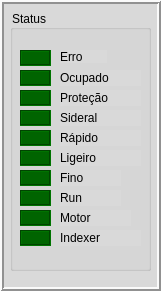
   <widget class="QFrame" name="frame_8">
    <property name="geometry">
     <rect>
      <x>570</x>
      <y>450</y>
      <width>161</width>
      <height>291</height>
     </rect>
    </property>
    <property name="styleSheet">
     <string notr="true">background-color: rgb(217, 217, 217);</string>
    </property>
    <property name="frameShape">
     <enum>QFrame::Box</enum>
    </property>
    <property name="frameShadow">
     <enum>QFrame::Raised</enum>
    </property>
    <property name="lineWidth">
     <number>2</number>
    </property>
    <widget class="QGroupBox" name="groupBox">
     <property name="geometry">
      <rect>
       <x>10</x>
       <y>10</y>
       <width>141</width>
       <height>261</height>
      </rect>
     </property>
     <property name="styleSheet">
      <string notr="true">background-color: rgb(217, 217, 217);</string>
     </property>
     <property name="title">
      <string>Status</string>
     </property>
     <property name="flat">
      <bool>true</bool>
     </property>
     <widget class="QLabel" name="label_31">
      <property name="geometry">
       <rect>
        <x>50</x>
        <y>140</y>
        <width>81</width>
        <height>16</height>
       </rect>
      </property>
      <property name="text">
       <string>Ligeiro</string>
      </property>
     </widget>
     <widget class="QLabel" name="stat3">
      <property name="geometry">
       <rect>
        <x>10</x>
        <y>40</y>
        <width>31</width>
        <height>16</height>
       </rect>
      </property>
      <property name="whatsThis">
       <string/>
      </property>
      <property name="autoFillBackground">
       <bool>false</bool>
      </property>
      <property name="styleSheet">
       <string notr="true">background-color: darkgreen</string>
      </property>
      <property name="frameShape">
       <enum>QFrame::Box</enum>
      </property>
      <property name="frameShadow">
       <enum>QFrame::Sunken</enum>
      </property>
      <property name="text">
       <string/>
      </property>
      <property name="alignment">
       <set>Qt::AlignCenter</set>
      </property>
     </widget>
     <widget class="QLabel" name="stat11">
      <property name="geometry">
       <rect>
        <x>10</x>
        <y>200</y>
        <width>31</width>
        <height>16</height>
       </rect>
      </property>
      <property name="whatsThis">
       <string/>
      </property>
      <property name="autoFillBackground">
       <bool>false</bool>
      </property>
      <property name="styleSheet">
       <string notr="true">background-color: darkgreen</string>
      </property>
      <property name="frameShape">
       <enum>QFrame::Box</enum>
      </property>
      <property name="frameShadow">
       <enum>QFrame::Sunken</enum>
      </property>
      <property name="text">
       <string/>
      </property>
      <property name="alignment">
       <set>Qt::AlignCenter</set>
      </property>
     </widget>
     <widget class="QLabel" name="stat5">
      <property name="geometry">
       <rect>
        <x>10</x>
        <y>80</y>
        <width>31</width>
        <height>16</height>
       </rect>
      </property>
      <property name="whatsThis">
       <string/>
      </property>
      <property name="autoFillBackground">
       <bool>false</bool>
      </property>
      <property name="styleSheet">
       <string notr="true">background-color: darkgreen</string>
      </property>
      <property name="frameShape">
       <enum>QFrame::Box</enum>
      </property>
      <property name="frameShadow">
       <enum>QFrame::Sunken</enum>
      </property>
      <property name="text">
       <string/>
      </property>
      <property name="alignment">
       <set>Qt::AlignCenter</set>
      </property>
     </widget>
     <widget class="QLabel" name="stat6">
      <property name="geometry">
       <rect>
        <x>10</x>
        <y>100</y>
        <width>31</width>
        <height>16</height>
       </rect>
      </property>
      <property name="whatsThis">
       <string/>
      </property>
      <property name="autoFillBackground">
       <bool>false</bool>
      </property>
      <property name="styleSheet">
       <string notr="true">background-color: darkgreen</string>
      </property>
      <property name="frameShape">
       <enum>QFrame::Box</enum>
      </property>
      <property name="frameShadow">
       <enum>QFrame::Sunken</enum>
      </property>
      <property name="text">
       <string/>
      </property>
      <property name="alignment">
       <set>Qt::AlignCenter</set>
      </property>
     </widget>
     <widget class="QLabel" name="label_32">
      <property name="geometry">
       <rect>
        <x>50</x>
        <y>160</y>
        <width>61</width>
        <height>16</height>
       </rect>
      </property>
      <property name="text">
       <string>Fino</string>
      </property>
     </widget>
     <widget class="QLabel" name="label_28">
      <property name="geometry">
       <rect>
        <x>50</x>
        <y>40</y>
        <width>47</width>
        <height>13</height>
       </rect>
      </property>
      <property name="text">
       <string>Erro</string>
      </property>
     </widget>
     <widget class="QLabel" name="stat7">
      <property name="geometry">
       <rect>
        <x>10</x>
        <y>120</y>
        <width>31</width>
        <height>16</height>
       </rect>
      </property>
      <property name="whatsThis">
       <string/>
      </property>
      <property name="autoFillBackground">
       <bool>false</bool>
      </property>
      <property name="styleSheet">
       <string notr="true">background-color: darkgreen</string>
      </property>
      <property name="frameShape">
       <enum>QFrame::Box</enum>
      </property>
      <property name="frameShadow">
       <enum>QFrame::Sunken</enum>
      </property>
      <property name="text">
       <string/>
      </property>
      <property name="alignment">
       <set>Qt::AlignCenter</set>
      </property>
     </widget>
     <widget class="QLabel" name="stat9">
      <property name="geometry">
       <rect>
        <x>10</x>
        <y>160</y>
        <width>31</width>
        <height>16</height>
       </rect>
      </property>
      <property name="whatsThis">
       <string/>
      </property>
      <property name="autoFillBackground">
       <bool>false</bool>
      </property>
      <property name="styleSheet">
       <string notr="true">background-color: darkgreen</string>
      </property>
      <property name="frameShape">
       <enum>QFrame::Box</enum>
      </property>
      <property name="frameShadow">
       <enum>QFrame::Sunken</enum>
      </property>
      <property name="text">
       <string/>
      </property>
      <property name="alignment">
       <set>Qt::AlignCenter</set>
      </property>
     </widget>
     <widget class="QLabel" name="stat8">
      <property name="geometry">
       <rect>
        <x>10</x>
        <y>140</y>
        <width>31</width>
        <height>16</height>
       </rect>
      </property>
      <property name="whatsThis">
       <string/>
      </property>
      <property name="autoFillBackground">
       <bool>false</bool>
      </property>
      <property name="styleSheet">
       <string notr="true">background-color: darkgreen</string>
      </property>
      <property name="frameShape">
       <enum>QFrame::Box</enum>
      </property>
      <property name="frameShadow">
       <enum>QFrame::Sunken</enum>
      </property>
      <property name="text">
       <string/>
      </property>
      <property name="alignment">
       <set>Qt::AlignCenter</set>
      </property>
     </widget>
     <widget class="QLabel" name="label_36">
      <property name="geometry">
       <rect>
        <x>50</x>
        <y>120</y>
        <width>81</width>
        <height>16</height>
       </rect>
      </property>
      <property name="text">
       <string>Rápido</string>
      </property>
     </widget>
     <widget class="QLabel" name="stat10">
      <property name="geometry">
       <rect>
        <x>10</x>
        <y>180</y>
        <width>31</width>
        <height>16</height>
       </rect>
      </property>
      <property name="whatsThis">
       <string/>
      </property>
      <property name="autoFillBackground">
       <bool>false</bool>
      </property>
      <property name="styleSheet">
       <string notr="true">background-color: darkgreen</string>
      </property>
      <property name="frameShape">
       <enum>QFrame::Box</enum>
      </property>
      <property name="frameShadow">
       <enum>QFrame::Sunken</enum>
      </property>
      <property name="text">
       <string/>
      </property>
      <property name="alignment">
       <set>Qt::AlignCenter</set>
      </property>
     </widget>
     <widget class="QLabel" name="stat4">
      <property name="geometry">
       <rect>
        <x>10</x>
        <y>60</y>
        <width>31</width>
        <height>16</height>
       </rect>
      </property>
      <property name="whatsThis">
       <string/>
      </property>
      <property name="autoFillBackground">
       <bool>false</bool>
      </property>
      <property name="styleSheet">
       <string notr="true">background-color: darkgreen</string>
      </property>
      <property name="frameShape">
       <enum>QFrame::Box</enum>
      </property>
      <property name="frameShadow">
       <enum>QFrame::Sunken</enum>
      </property>
      <property name="text">
       <string/>
      </property>
      <property name="alignment">
       <set>Qt::AlignCenter</set>
      </property>
     </widget>
     <widget class="QLabel" name="label_27">
      <property name="geometry">
       <rect>
        <x>50</x>
        <y>60</y>
        <width>81</width>
        <height>16</height>
       </rect>
      </property>
      <property name="text">
       <string>Ocupado</string>
      </property>
     </widget>
     <widget class="QLabel" name="label_33">
      <property name="geometry">
       <rect>
        <x>50</x>
        <y>80</y>
        <width>81</width>
        <height>16</height>
       </rect>
      </property>
      <property name="text">
       <string>Proteção</string>
      </property>
     </widget>
     <widget class="QLabel" name="stat12">
      <property name="geometry">
       <rect>
        <x>10</x>
        <y>220</y>
        <width>31</width>
        <height>16</height>
       </rect>
      </property>
      <property name="whatsThis">
       <string/>
      </property>
      <property name="autoFillBackground">
       <bool>false</bool>
      </property>
      <property name="styleSheet">
       <string notr="true">background-color: darkgreen</string>
      </property>
      <property name="frameShape">
       <enum>QFrame::Box</enum>
      </property>
      <property name="frameShadow">
       <enum>QFrame::Sunken</enum>
      </property>
      <property name="text">
       <string/>
      </property>
      <property name="alignment">
       <set>Qt::AlignCenter</set>
      </property>
     </widget>
     <widget class="QLabel" name="label_sideral">
      <property name="geometry">
       <rect>
        <x>50</x>
        <y>100</y>
        <width>81</width>
        <height>16</height>
       </rect>
      </property>
      <property name="text">
       <string>Sideral</string>
      </property>
     </widget>
     <widget class="QLabel" name="label_35">
      <property name="geometry">
       <rect>
        <x>50</x>
        <y>200</y>
        <width>71</width>
        <height>16</height>
       </rect>
      </property>
      <property name="text">
       <string>Motor</string>
      </property>
     </widget>
     <widget class="QLabel" name="label_37">
      <property name="geometry">
       <rect>
        <x>50</x>
        <y>180</y>
        <width>61</width>
        <height>16</height>
       </rect>
      </property>
      <property name="text">
       <string>Run</string>
      </property>
     </widget>
     <widget class="QLabel" name="label_34">
      <property name="geometry">
       <rect>
        <x>50</x>
        <y>220</y>
        <width>81</width>
        <height>16</height>
       </rect>
      </property>
      <property name="text">
       <string>Indexer</string>
      </property>
     </widget>
    </widget>
   </widget>
